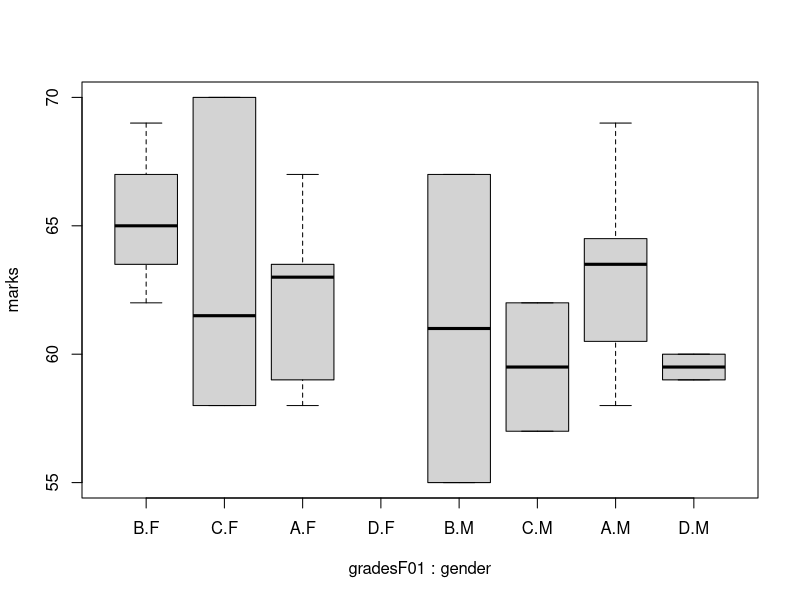
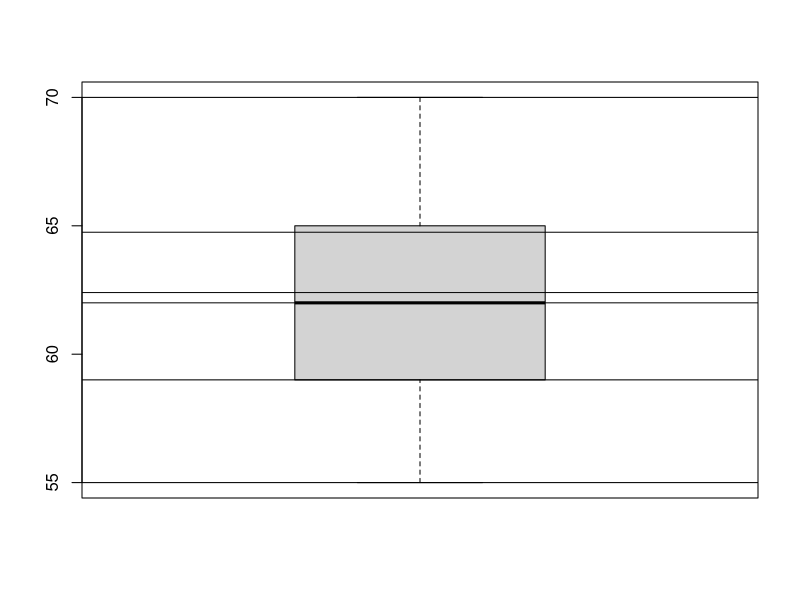

These charts were generated, in order, by the following R code:
#Factors
rollno=1:30
sname=paste('student',1:30,sep='')
gender=sample(c("M","F"),size=30,replace=T,prob=c(0.5,0.5))
grades= sample(c("A","B","C","D"),size=30,replace=T,prob=c(0.4,0.2,0.3,0.1))
df=data.frame(rollno,sname,gender,grades,stringsAsFactors = F)
df
summary(grades)
(gradesF=factor(grades))

table(grades)
table(gradesF)
class(gradesF)
(gradesF0 = factor(grades, ordered=T))
(gradesF01 = factor(grades, ordered=T, levels=c('B','C','A','D')))
summary(gradesF01)

(marks=ceiling(rnorm(30, mean=60, sd=5)))
(gender=factor(sample(c("M","F"),size=30,replace=T)))
(student1 = data.frame(marks,gradesF01))
boxplot(marks ~ gradesF01+gender,data=student1)
boxplot(marks)
summary(marks)
abline(h=summary(marks))
quantile(marks)
